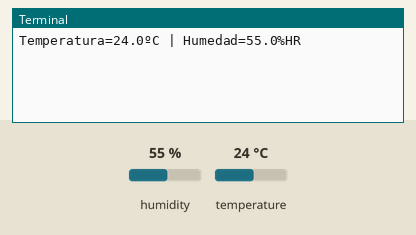
Recording of a program running on a simulated Raspberry Pi (BCM pin numbers). On the bench: the last lines printed to the terminal. Inputs (shaded band) come from the test bench; at power-on: humidity 55 %, temperature 24 °C.

Above: at 1.2 s.
1.3 s: humidity set to 22 %
At 7.0 s:
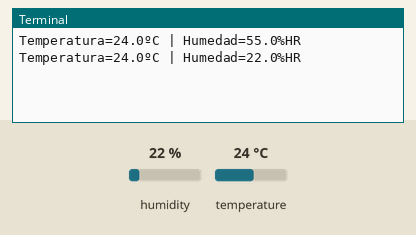
7.7 s: temperature set to 12 °C
At 12.1 s:
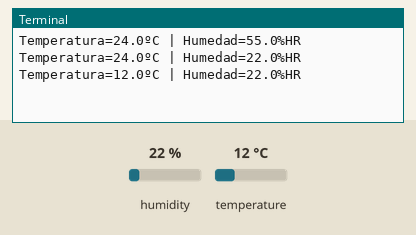
14.1 s: humidity set to 40 %
At 18.5 s:
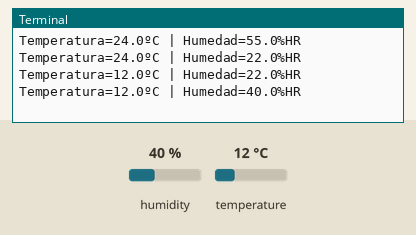
Timing chart, 0 to 20.0 s (numbered marks = the images above; inputs shaded):
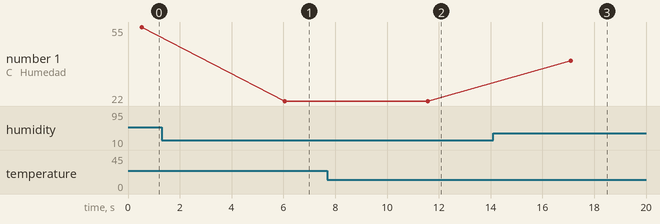

Measured:
- after the input at 1.3 s, the terminal: prints a new line after 4.8 s (image 1)
- after the input at 7.7 s, the terminal: prints a new line after 3.9 s (image 2)
- after the input at 14.1 s, the terminal: prints a new line after 3.0 s (image 3)
- plotted number 1: 55 → 22 after the input at 1.3 s, 22 → 40 after the input at 14.1 s

The program:

dht11_sensor_test.py
```python
import Adafruit_DHT
import time

DATA_PIN = 3
SENSOR = Adafruit_DHT.DHT11

for i in range(0, 10):

    humidity, temperature = Adafruit_DHT.read_retry(SENSOR, DATA_PIN)

    if ((temperature != None)) and ((humidity != None)):
        print("Temperatura={0:0.1f}ºC | Humedad={1:0.1f}%HR".format(temperature, humidity, flush=True))
    else:
        print("Falla de lectura. Reintentando...", flush=True)

    time.sleep(5)
```
